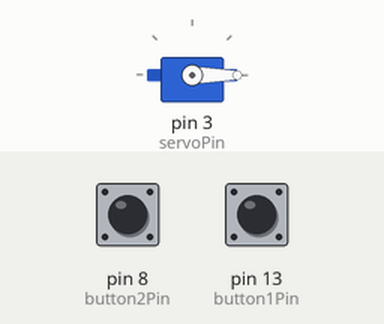
Simulated run of this sketch. Board: Arduino Uno, built with avr-gcc and run on an emulated ATmega328P. Shown: servo. The test bench sets the inputs (shaded band); at power-on: pin 8 (button2Pin) HIGH, pin 13 (button1Pin) HIGH.

Above: at 1.2 s.
1.3 s: pin 8 (button2Pin) pulled LOW for 1 s
At 1.76 s:
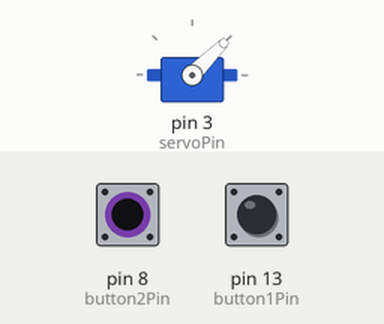
4.3 s: pin 8 (button2Pin) pulled LOW for 3.2 s
At 5.8 s:
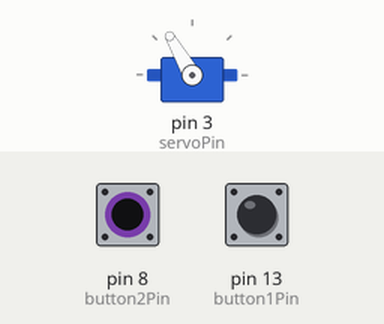
9.0 s: pin 13 (button1Pin) pulled LOW for 0.15 s
10.6 s: pin 13 (button1Pin) pulled LOW for 1 s
At 11.67 s:
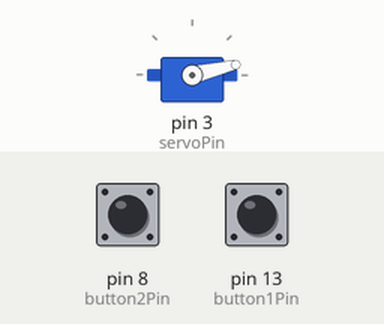
Timing chart, 0 to 13.6 s (numbered marks = the images above; inputs shaded):
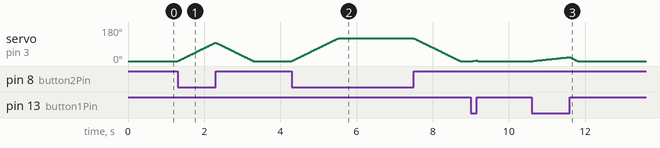

The sketch:

Opdracht_5.ino
```cpp
#include <Servo.h>

// De pinnen toewijzen
const int button1Pin = 13;        // Pin waar de eerste drukknop op is aangesloten
const int button2Pin = 8;         // Pin waar de tweede drukknop op is aangesloten
const int servoPin = 3;           // Pin waar de Servomotor op is aangesloten

// Maak een servo object aan
Servo myServo;

// Variabelen om de status van de knoppen in op te slaan
int button1State = 0;
int button2State = 0;

// Variabelen om de vorige status van de knoppen bij te houden
int lastButton1State = HIGH;
int lastButton2State = HIGH;

// Timing variabelen
unsigned long previousMillis = 0;   // Deze variabele houdt de tijd bij, in ms, sinds de laatste keer dat de servo meter werd verplaatst
int currentAngle = 0;               // Deze variabele houdt de huidige hoek van de servo bij

void setup() {
  // De pinnen initialiseren
  pinMode(button1Pin, INPUT);     // Configureer de eerste drukknop als INPUT met interne pull-up weerstand
  pinMode(button2Pin, INPUT);     // Configureer de tweede drukknop als INPUT met interne pull-up weerstand

  // Bevestig de servo aan de servopin waar deze op is aangesloten
  myServo.attach(servoPin);       // In dit geval dus de 3e pin
  myServo.write(0);               // Initialiseer de servo positie op 0 graden

  // Dit is voor het debuggen
  Serial.begin(9600);
}

void loop() {
  // Lees de huidige status van de knoppen in
  button1State = digitalRead(button1Pin);
  button2State = digitalRead(button2Pin);

  // Roep de functie aan om de servo te laten bewegen op de juiste manier
  moveServo(button1State, button2State);

  // Hier wordt de status van de knoppen bijgewerkt
  lastButton1State = button1State;
  lastButton2State = button2State;

  // Kleine vertraging
  delay(10);
}

void moveServo(int button1State, int button2State) {
  unsigned long currentMillis = millis();
  unsigned long interval = 0;

  if (button1State == LOW && button2State == LOW) {
    interval = 2000; // Allebei de knoppen worden ingedrukt, dus dan duurt het 2 seconden tot de servo van 0 naar 120 graden heeft gedraaid
  } else if (button1State == LOW) {
    interval = 5000; // Drukknop 1 wordt ingedrukt, dus dan duurt het 5 seconden om van 0 naar 120 graden te gaan
  } else if (button2State == LOW) {
    interval = 500; // Drukknop 2 worddt ingedrukt, dus dan duurt het 0,5s om van 0 naar 120 graden te gaan
  }

  // Bereken de huidige hoek op basis van de interval
  if (button1State == LOW || button2State == LOW) {               // Controleer of 1 van de knoppen wordt ingedrukt
    unsigned long elapsedTime = currentMillis - previousMillis;   // Bereken hoe lang het is geleden dan de servo voor het laatste heeft bewogen
    if (elapsedTime >= interval / 120) {
      previousMillis = currentMillis;                             // Update de vorige tijd, dat de servo voor het laatst heeft bewogen, naar de huidige tijd
      if (currentAngle < 120) {                                   // Controleer of de hoek minder is dan 120 graden
        currentAngle++;                                           // Verhoog de huidige hoek
        myServo.write(currentAngle);                              // Beweeg de servo naar de nieuwe hoek
      }
    }
  } else {
    // Als er geen knop wordt ingedrukt, gaat de servo terug naar 0 graden
    unsigned long returnInterval = 0;
    if (lastButton1State == LOW && lastButton2State == LOW) {
      returnInterval = 500; // Allebei de knoppen worden losgelaten, dan duurt het 0,5s tot de servo van 120 graden terug gaat naar 0
    } else if (lastButton1State == LOW) {
      returnInterval = 5000; // Drukknop 1 wordt losgelaten, dan duurt het 5s tot de servo van 120 graden terug gaat naar 0
    } else if (lastButton2State == LOW) {
      returnInterval = 500; // Drukknop 2 wordt losgelaten, dan duurt het 0,5s tot de servo van 120 graden terug gaat naar 0
    }

    // Check commentaar hierboven voor het commentaar hiervan :)
    unsigned long elapsedTime = currentMillis - previousMillis;
    if (elapsedTime >= returnInterval / 120) {
      previousMillis = currentMillis;
      if (currentAngle > 0) {
        currentAngle--;
        myServo.write(currentAngle);
      }
    }
  }
}
```

Measured:
- after the input at 1.3 s, servo on pin 3 (servoPin): rises from 0° to 97° in 0.97 s, then falls to 0° in 1.0 s
- after the input at 4.3 s, servo on pin 3 (servoPin): rises from 0° to 120° in 1.2 s, then falls to 0° in 3.2 s
- after the input at 10.6 s, servo on pin 3 (servoPin): rises from 0° to 20° in 0.92 s, then falls to 0° in 0.24 s
